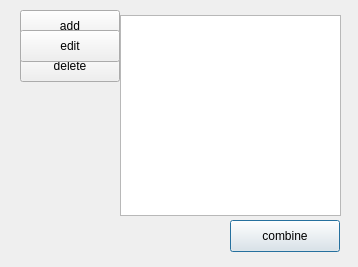
<?xml version="1.0" encoding="UTF-8"?>
<ui version="4.0">
 <class>Dialog</class>
 <widget class="QDialog" name="Dialog">
  <property name="geometry">
   <rect>
    <x>0</x>
    <y>0</y>
    <width>358</width>
    <height>267</height>
   </rect>
  </property>
  <property name="windowTitle">
   <string>combine skeletal mechanisms</string>
  </property>
  <widget class="QListView" name="list_sk">
   <property name="geometry">
    <rect>
     <x>120</x>
     <y>15</y>
     <width>221</width>
     <height>201</height>
    </rect>
   </property>
  </widget>
  <widget class="QPushButton" name="btn_add">
   <property name="geometry">
    <rect>
     <x>20</x>
     <y>10</y>
     <width>100</width>
     <height>32</height>
    </rect>
   </property>
   <property name="text">
    <string>add</string>
   </property>
   <property name="autoDefault">
    <bool>false</bool>
   </property>
  </widget>
  <widget class="QPushButton" name="btn_del">
   <property name="geometry">
    <rect>
     <x>20</x>
     <y>50</y>
     <width>100</width>
     <height>32</height>
    </rect>
   </property>
   <property name="text">
    <string>delete</string>
   </property>
   <property name="autoDefault">
    <bool>false</bool>
   </property>
  </widget>
  <widget class="QPushButton" name="btn_edit">
   <property name="geometry">
    <rect>
     <x>20</x>
     <y>30</y>
     <width>100</width>
     <height>32</height>
    </rect>
   </property>
   <property name="text">
    <string>edit</string>
   </property>
   <property name="autoDefault">
    <bool>false</bool>
   </property>
  </widget>
  <widget class="QPushButton" name="btn_comb">
   <property name="geometry">
    <rect>
     <x>230</x>
     <y>220</y>
     <width>110</width>
     <height>32</height>
    </rect>
   </property>
   <property name="text">
    <string>combine</string>
   </property>
  </widget>
 </widget>
 <resources/>
 <connections/>
</ui>
